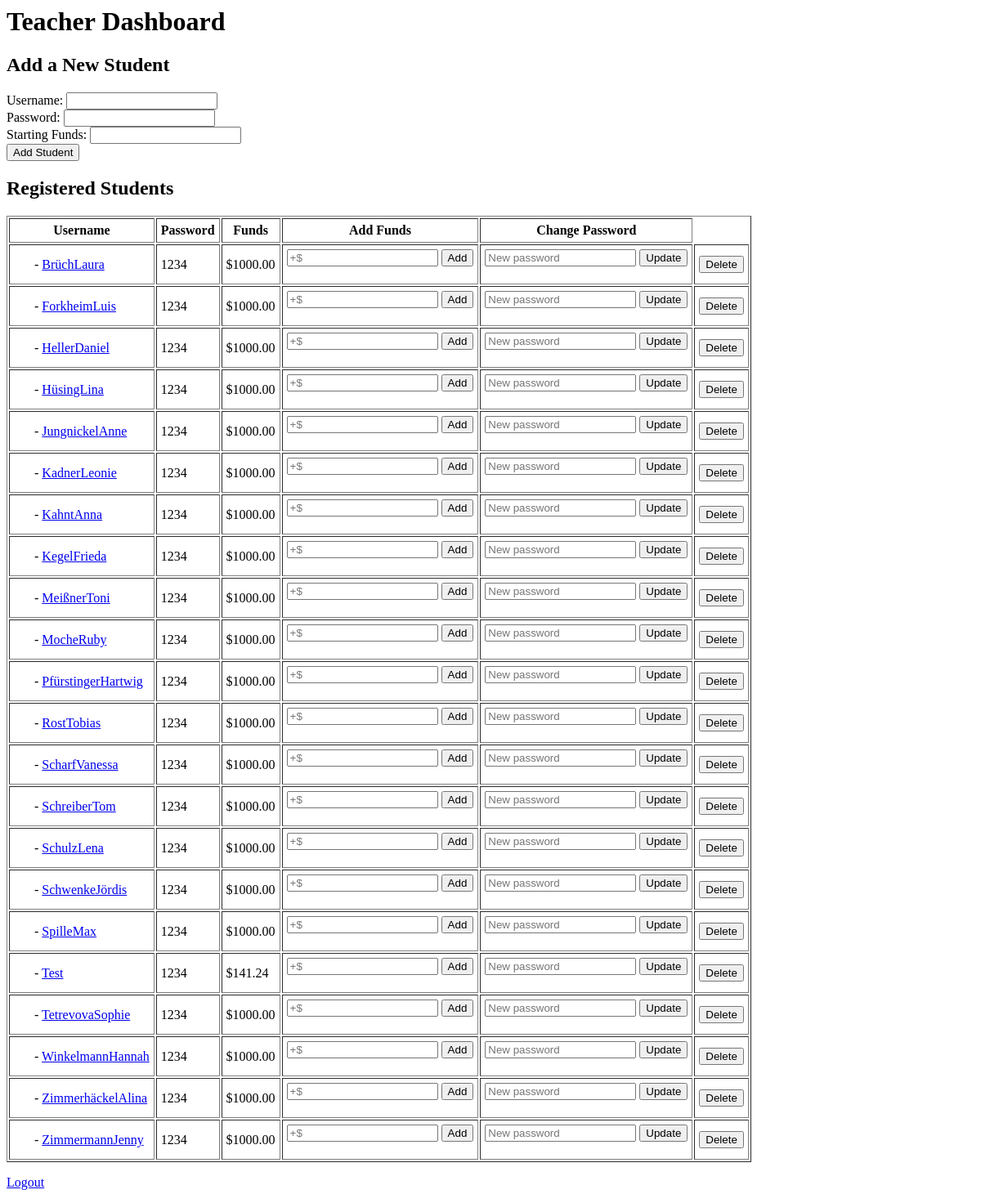
Page /teacher/dashboard (signed in) on the earlier database version.
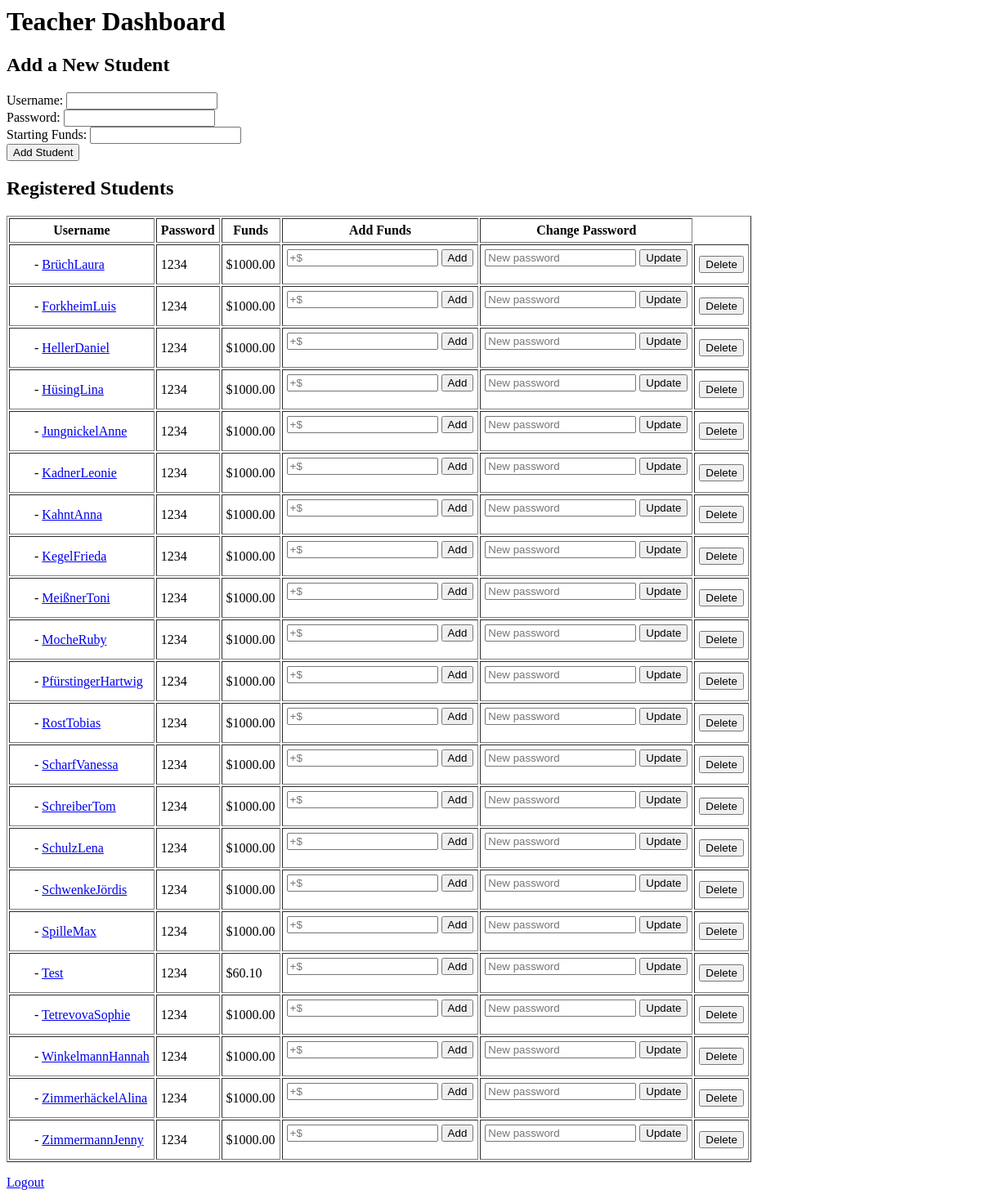
Same page on the later database version.
### models.py (models this page shows)
class User(Base):
    __tablename__ = "users"
    id = Column(Integer, primary_key=True)
    email = Column(String, unique=True)  # optional for students
    username = Column(String)  # required for students
    password = Column(String, nullable=False)
    role = Column(String, nullable=False)  # "admin", "teacher", "student"
    funds = Column(Float, default=0.0)
    teacher_id = Column(Integer, ForeignKey("users.id"), nullable=True)
    teacher = relationship("User", remote_side=[id], back_populates="students")
    students = relationship("User", back_populates="teacher")
    holdings = relationship("StudentStock", back_populates="student", cascade="all, delete-orphan")

### teacher_routes.py (the view, shortened to what this page needs)
@teacher_bp.route("/dashboard", methods=["GET", "POST"])
def dashboard():
    if session.get("role") != "teacher":
        return redirect(url_for("auth.login"))
    db = SessionLocal()
    teacher = db.query(User).filter_by(id=session["user_id"]).first()
    error = None
    success = None
    db.refresh(teacher)
    students = sorted(teacher.students, key=lambda s: s.username.lower())  # This is populated via the relationship
    db.close()
    return render_template(
        "teacher_dashboard.html",
        teacher=teacher,
        students=students,
        error=error,
        success=success
    )

### templates/teacher_dashboard.html (shortened to what this page needs)
<h1>Teacher Dashboard</h1>
<h2>Add a New Student</h2>
<form method="POST">
    Username: <input type="text" name="username"><br>
    Password: <input type="password" name="password"><br>
    Starting Funds: <input type="text" name="funds"><br>
    <input type="submit" value="Add Student">
</form>
<h2>Registered Students</h2>
<table border="1" cellpadding="5">
    <tr>
        <th>Username</th>
        <th>Password</th>
        <th>Funds</th>
        <th>Add Funds</th>
        <th>Change Password</th>
    </tr>
    {% for student in students %}
    <tr>
        <td style="padding-left: 30px;">
            - <a href="{{ url_for('teacher.view_student_portfolio', student_id=student.id) }}">
                {{ student.username }}
            </a>
        </td>
        <td>{{ student.password }}</td>
        <td>${{ '%.2f' % student.funds }}</td>
        <td>
            <form method="POST">
                <input type="number" name="amount" step="0.01" placeholder="+$" required>
                <input type="submit" value="Add">
            </form>
        </td>
        <td>
            <form method="POST">
                <input type="text" name="new_password" placeholder="New password" required>
                <input type="submit" value="Update">
            </form>
        </td>
        <td>
            <form method="POST" style="display:inline;" onsubmit="return confirm('Are you sure you want to delete this student?');">
                <input type="submit" value="Delete">
            </form>
        </td>
    </tr>
    {% endfor %}
</table>
<p><a href="{{ url_for('auth.logout') }}">Logout</a></p>

Differences in the rows shown:
changed User "Test": funds "141.24" → "60.10"
